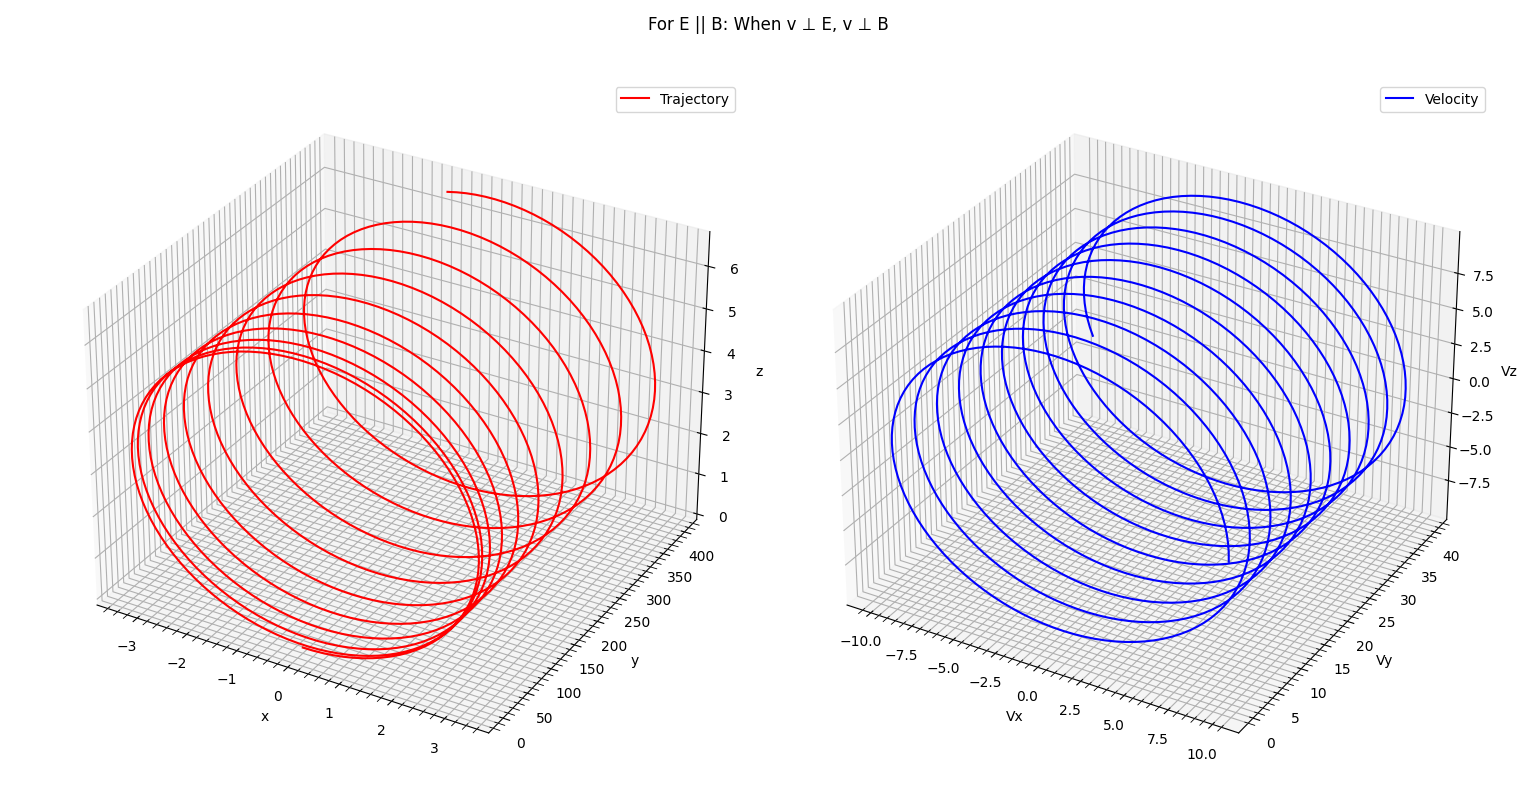

Write Python code to recreate this figure.
from scipy.integrate import odeint
import matplotlib.pyplot as plt
import numpy as np 

m, q = 1, 1
v = 10
Ex, Ey, Ez = 0, 2, 0
Bx, By, Bz = 0, 3, 0

def dS_dt(S, t):
    x, y, z, vx, vy, vz = S
    dx_dt = vx
    dy_dt = vy
    dz_dt = vz
    dvx_dt = (q/m)*(Ex+vy*Bz-vz*By)
    dvy_dt = (q/m)*(Ey+vz*Bx-vx*Bz)
    dvz_dt = (q/m)*(Ez+vx*By-vy*Bx)
    return [dx_dt, dy_dt, dz_dt, dvx_dt, dvy_dt, dvz_dt]

t = np.linspace(0, 20, 1001)
S0 = (0, 0, 0, v, 0, 0)
sol = odeint(dS_dt, S0, t)
x, y, z, vx, vy, vz = sol.T[0], sol.T[1], sol.T[2], sol.T[3], sol.T[4], sol.T[5]

fig = plt.figure()
ax1 = fig.add_subplot(121, projection="3d")
ax1.plot(x,y,z, color="red",label="Trajectory")
ax1.set_xlabel("x")
ax1.set_ylabel("y")
ax1.set_zlabel("z")
ax1.grid(which="major")
ax1.grid(which="minor",linestyle="--")
ax1.minorticks_on()
ax1.legend()
ax2 = fig.add_subplot(122, projection="3d")
ax2.plot(vx,vy,vz, color="blue",label="Velocity")
ax2.set_xlabel("Vx")
ax2.set_ylabel("Vy")
ax2.set_zlabel("Vz")
ax2.grid(which="major")
ax2.grid(which="minor",linestyle="--")
ax2.minorticks_on()
ax2.legend()
fig.suptitle("For E || B: When v ⊥ E, v ⊥ B")
fig.tight_layout()
plt.show()
